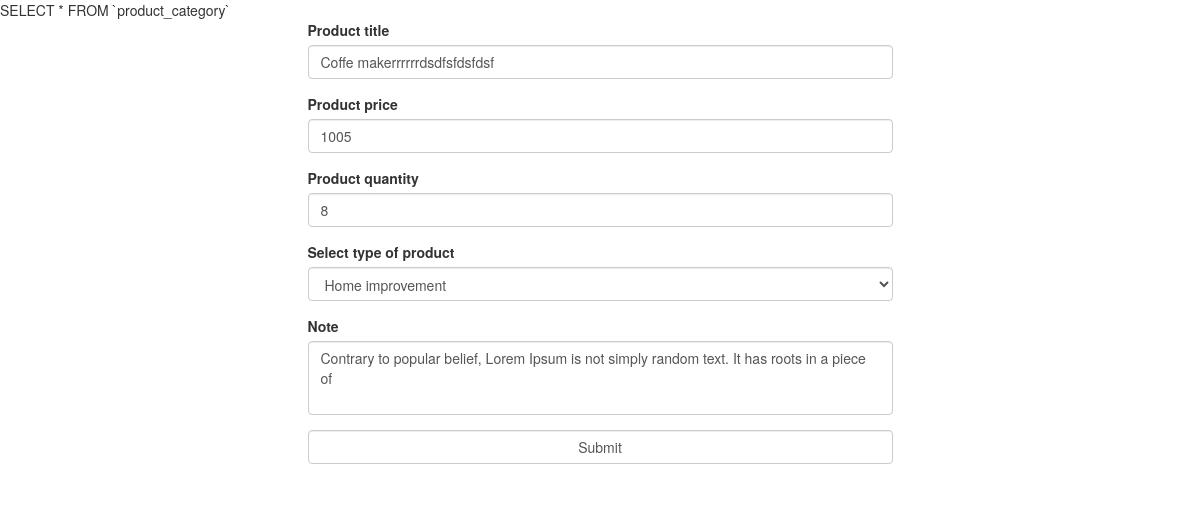
The page /product/update_view/2 on the database its author committed.
### tables this page shows
CREATE TABLE IF NOT EXISTS `product` (
  `id` int(11) NOT NULL,
  `title` varchar(50) NOT NULL,
  `price` decimal(10,0) NOT NULL,
  `quantity` int(11) NOT NULL,
  `note` varchar(100) NOT NULL,
  `id_category` int(11) NOT NULL
);

CREATE TABLE IF NOT EXISTS `product_category` (
  `id` int(11) NOT NULL,
  `category` varchar(100) NOT NULL
);

### src/View.php (called while the page is built)
<?php
class View
{
    private $params;
    public function __construct(array $params = array()){
        $this->params = $params;
    }
    public function render($file){
        extract($this->params);
        require('Views/'.$file.'.php');
    }
}

### src/Controllers/ProductController.php (called while the page is built, shortened)
<?php
class ProductController{
    public function update_view(){
        $product = new ProductModel;
        $details = $product->get_by_id(Route::getInstance()->get_first_param());
        $product = new ProductCategoryModel();
        $categories =  $product->get_categories();
        $view = new View(['details'=> $details, 'categories'=> $categories]);
        $view->render('Product_update_form');
    }
}

### src/App.php (called while the page is built, shortened)
<?php
class App
{
    public function __construct()
    {
        $route = Route::getInstance();
        $result = $route->get_controller_and_action();
        $controller = new $class_name();
        $controller->{$result['action']}();
    }
}

### index.php (called while the page is built, shortened)
<?php
require ('autoloader.php');
new App;

### autoloader.php (called while the page is built, shortened)
<?php
spl_autoload_register(function ($class) {
    $prefix = '';
    $base_dir = __DIR__ . '/src/';
    $len = strlen($prefix);
    $relative_class = substr($class, $len);
    $file = $base_dir . str_replace('\\', '/', $relative_class) . '.php';
});

### src/Database.php (called while the page is built, shortened)
<?php
class Database {
	private $_connection;
	private static $_instance;
	private $_host = "sunrice";
    private $_username = "root";
	private $_password = "";
	private $_database = "sunrice";
	public static function getInstance(){
		if(!self::$_instance){
			self::$_instance = new self();
		}
		return self::$_instance;
	}
	private function __construct() {
		$this->_connection = new \mysqli($this->_host, $this->_username, $this->_password, $this->_database);
	}
	public function query_one($query) {
		return  $this->_connection->query($query)->fetch_assoc();
	}
	public function query_all($query){
      	$result = $this->_connection->query($query);
        $res=[];
        foreach($result as $val){
            $res[] = $val;
        }
        return $res;
    }
}

### src/Route.php (called while the page is built, shortened)
<?php
class Route{
    private static $_instance;
    private $uri;
    public function __construct($uri){
        $this->uri = $uri;
    }
    public static function getInstance(){
        if(!self::$_instance){
            self::$_instance = new self($_SERVER['REQUEST_URI']);
        }
        return self::$_instance;
    }
    public function get_first_param(){
        $uri_parts = explode('/', $this->uri);
        return $uri_parts[3];
    }
}

### src/Models/ProductModel.php (called while the page is built, shortened)
<?php
class ProductModel{
    private $connection;
    public function __construct(){
        $this->connection = \Database::getInstance();
    }
    public function get_by_id($id){
        return $this->connection->query_one("SELECT * FROM `product` WHERE id = '".$id."'");
    }
}

### src/Models/ProductCategoryModel.php (called while the page is built, shortened)
<?php
class ProductCategoryModel{
    private $connection;
    public function __construct(){
        $this->connection = \Database::getInstance();
    }
    public function get_categories(){
       return $this->connection->query_all("SELECT * FROM `product_category`");
    }
}

### src/Views/Product_update_form.php (the view)
<?php
include('headers.php');
?>
<div class="row">
    <div class="col-xs-6 col-xs-offset-3">
        <form action ='<?php echo '/product/update/'.$details['id']?>' method ='POST'>
            <div class="form-group">
                <label for="title">Product title</label>
                <input name="updated_title" value='<?php echo $details['title']?>' name="title" type="text" class="form-control" id="title">
            </div>
            <div class="form-group">
                <label for="price">Product price</label>
                <input name="updated_price" value='<?php echo $details['price']?>' name="price" type="text" class="form-control" id="price">
            </div>
            <div class="form-group">
                <label for="quantity">Product quantity</label>
                <input name="updated_quantity" value='<?php echo $details['quantity']?>' name="quantity" type="text" class="form-control" id="quantity">
            </div>
            <div class="form-group">
                <label for="product_type">Select type of product</label>
                <select name="updated_category"  class="form-control" id="product_type">
                    <?php
                    foreach($categories as $category) {
                        echo"<option value=". $category['id']." ". ($details['id_category'] == $category['id'] ? "selected='selected'" : "" ).">". $category['category']."</option>";
                    }
                    ?>
                </select>
            </div>
            <div class="form-group">
                <label for="note">Note</label>
                <textarea value='' name="updated_note" class="form-control" id="note" rows="3"><?php echo $details['note'] ?></textarea>
            </div>
            <div class="form-group">
                <input name ='submit' class="form-control" type="submit">
            </div>
        </form>
    </div>
</div>
<?php
include('footer.php');
?>

### css/style.css (style rules this page uses)
textarea { resize: none; }

### rows shown on the page
product: updated_title "Coffe makerrrrrrdsdfsfdsfdsf", updated_price "1005", updated_quantity "8", updated_category "Home improvement", updated_note "Contrary to popular belief, Lorem Ipsum is not simply random text. It has roots in a piece of"
